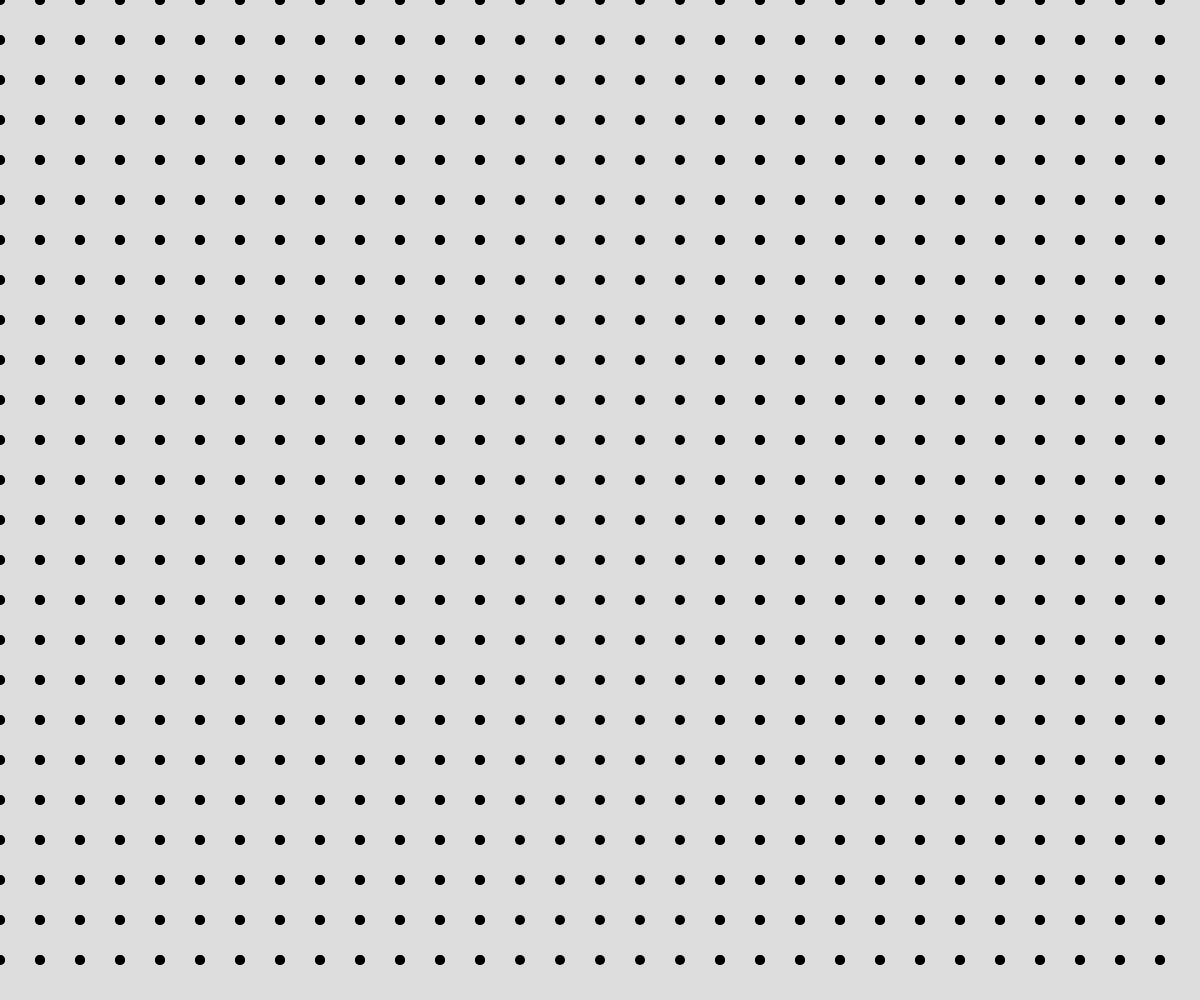
Frame 1 (no input)
Frame 60 (no input): identical to frame 1, image omitted
Frame 120 (the mouse pressed at the canvas centre since frame 60): identical to frame 1, image omitted

The p5.js sketch that drew this single still picture (run headless with seeded random() and noise() and a simulated clock; from frame 60 on, the mouse is pressed at the canvas centre):

// p5.js sketch
// ── sketch.js
// Loops Prep
// Peyton Salzsauler
// October 6th, 2025


let gridSize = 40;

function setup() {
  createCanvas(windowWidth, windowHeight);
}

function grid(){
  // draw a grid or something
  strokeWeight(10);
  let x = 0; let y = 0;
  while(x < width){ //x:   0   40  80 120
    let y = 0;
    while (y < height){ //y:0 40 80 120 .....900
      if(abs(width/2 - x) > 100){
        point(x, y);
      }
      point(x, y);
      y += gridSize;
    }
    x += gridSize;
  }
}
function draw() {
  background(220);
  grid();
}
